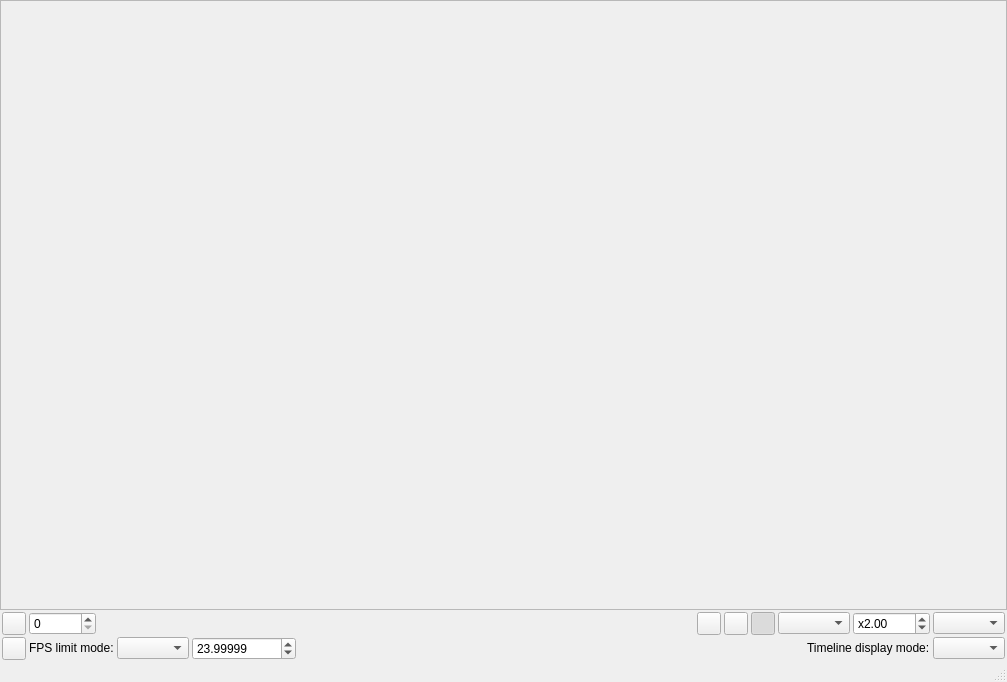
<?xml version="1.0" encoding="UTF-8"?>
<ui version="4.0">
 <class>PreviewDialog</class>
 <widget class="QMainWindow" name="PreviewDialog">
  <property name="geometry">
   <rect>
    <x>0</x>
    <y>0</y>
    <width>1007</width>
    <height>682</height>
   </rect>
  </property>
  <property name="acceptDrops">
   <bool>true</bool>
  </property>
  <property name="windowTitle">
   <string>Preview</string>
  </property>
  <widget class="QWidget" name="centralWidget">
   <layout class="QVBoxLayout" name="verticalLayout_2">
    <property name="spacing">
     <number>2</number>
    </property>
    <property name="leftMargin">
     <number>0</number>
    </property>
    <property name="topMargin">
     <number>0</number>
    </property>
    <property name="rightMargin">
     <number>0</number>
    </property>
    <property name="bottomMargin">
     <number>0</number>
    </property>
    <item>
     <widget class="QScrollArea" name="scrollArea">
      <property name="focusPolicy">
       <enum>Qt::NoFocus</enum>
      </property>
      <property name="widgetResizable">
       <bool>true</bool>
      </property>
      <widget class="QWidget" name="scrollAreaWidgetContents">
       <property name="geometry">
        <rect>
         <x>0</x>
         <y>0</y>
         <width>1005</width>
         <height>569</height>
        </rect>
       </property>
       <property name="focusPolicy">
        <enum>Qt::NoFocus</enum>
       </property>
       <layout class="QVBoxLayout" name="verticalLayout">
        <property name="spacing">
         <number>0</number>
        </property>
        <property name="leftMargin">
         <number>0</number>
        </property>
        <property name="topMargin">
         <number>0</number>
        </property>
        <property name="rightMargin">
         <number>0</number>
        </property>
        <property name="bottomMargin">
         <number>0</number>
        </property>
        <item>
         <widget class="QLabel" name="previewArea">
          <property name="focusPolicy">
           <enum>Qt::NoFocus</enum>
          </property>
          <property name="lineWidth">
           <number>1</number>
          </property>
          <property name="text">
           <string/>
          </property>
          <property name="alignment">
           <set>Qt::AlignLeading|Qt::AlignLeft|Qt::AlignTop</set>
          </property>
         </widget>
        </item>
       </layout>
      </widget>
     </widget>
    </item>
    <item>
     <layout class="QHBoxLayout" name="horizontalLayout">
      <property name="spacing">
       <number>3</number>
      </property>
      <property name="leftMargin">
       <number>2</number>
      </property>
      <property name="rightMargin">
       <number>2</number>
      </property>
      <item>
       <widget class="QToolButton" name="timeLineCheckButton">
        <property name="focusPolicy">
         <enum>Qt::ClickFocus</enum>
        </property>
        <property name="toolTip">
         <string>Timeline</string>
        </property>
        <property name="icon">
         <iconset resource="../res/resources.qrc">
          <normaloff>:/buttons/timeline_frames.png</normaloff>:/buttons/timeline_frames.png</iconset>
        </property>
        <property name="checkable">
         <bool>true</bool>
        </property>
       </widget>
      </item>
      <item>
       <widget class="QSpinBox" name="frameNumberSpinBox">
        <property name="sizePolicy">
         <sizepolicy hsizetype="Minimum" vsizetype="Fixed">
          <horstretch>0</horstretch>
          <verstretch>0</verstretch>
         </sizepolicy>
        </property>
        <property name="focusPolicy">
         <enum>Qt::ClickFocus</enum>
        </property>
        <property name="keyboardTracking">
         <bool>false</bool>
        </property>
        <property name="maximum">
         <number>999999999</number>
        </property>
       </widget>
      </item>
      <item>
       <widget class="TimeLineSlider" name="frameNumberSlider" native="true">
        <property name="sizePolicy">
         <sizepolicy hsizetype="Expanding" vsizetype="Preferred">
          <horstretch>0</horstretch>
          <verstretch>0</verstretch>
         </sizepolicy>
        </property>
        <property name="focusPolicy">
         <enum>Qt::ClickFocus</enum>
        </property>
       </widget>
      </item>
      <item>
       <widget class="QToolButton" name="frameToClipboardButton">
        <property name="focusPolicy">
         <enum>Qt::ClickFocus</enum>
        </property>
        <property name="toolTip">
         <string>Copy frame to clipboard</string>
        </property>
        <property name="icon">
         <iconset resource="../res/resources.qrc">
          <normaloff>:/buttons/image_to_clipboard.png</normaloff>:/buttons/image_to_clipboard.png</iconset>
        </property>
       </widget>
      </item>
      <item>
       <widget class="QToolButton" name="saveSnapshotButton">
        <property name="focusPolicy">
         <enum>Qt::ClickFocus</enum>
        </property>
        <property name="toolTip">
         <string>Save snapshot</string>
        </property>
        <property name="icon">
         <iconset resource="../res/resources.qrc">
          <normaloff>:/buttons/picture_save.png</normaloff>:/buttons/picture_save.png</iconset>
        </property>
       </widget>
      </item>
      <item>
       <widget class="QToolButton" name="zoomCheckButton">
        <property name="focusPolicy">
         <enum>Qt::ClickFocus</enum>
        </property>
        <property name="toolTip">
         <string>Zoom</string>
        </property>
        <property name="icon">
         <iconset resource="../res/resources.qrc">
          <normaloff>:/buttons/zoom.png</normaloff>:/buttons/zoom.png</iconset>
        </property>
        <property name="checkable">
         <bool>true</bool>
        </property>
        <property name="checked">
         <bool>true</bool>
        </property>
       </widget>
      </item>
      <item>
       <widget class="QComboBox" name="zoomModeComboBox">
        <property name="sizePolicy">
         <sizepolicy hsizetype="Minimum" vsizetype="Fixed">
          <horstretch>0</horstretch>
          <verstretch>0</verstretch>
         </sizepolicy>
        </property>
        <property name="focusPolicy">
         <enum>Qt::ClickFocus</enum>
        </property>
       </widget>
      </item>
      <item>
       <widget class="QDoubleSpinBox" name="zoomRatioSpinBox">
        <property name="focusPolicy">
         <enum>Qt::ClickFocus</enum>
        </property>
        <property name="keyboardTracking">
         <bool>false</bool>
        </property>
        <property name="prefix">
         <string>x</string>
        </property>
        <property name="minimum">
         <double>0.010000000000000</double>
        </property>
        <property name="maximum">
         <double>1024.000000000000000</double>
        </property>
        <property name="singleStep">
         <double>0.100000000000000</double>
        </property>
        <property name="value">
         <double>2.000000000000000</double>
        </property>
       </widget>
      </item>
      <item>
       <widget class="QComboBox" name="scaleModeComboBox">
        <property name="focusPolicy">
         <enum>Qt::ClickFocus</enum>
        </property>
       </widget>
      </item>
     </layout>
    </item>
    <item>
     <layout class="QHBoxLayout" name="horizontalLayout_2">
      <property name="spacing">
       <number>3</number>
      </property>
      <property name="leftMargin">
       <number>2</number>
      </property>
      <property name="rightMargin">
       <number>2</number>
      </property>
      <item>
       <widget class="QToolButton" name="playButton">
        <property name="focusPolicy">
         <enum>Qt::ClickFocus</enum>
        </property>
        <property name="text">
         <string/>
        </property>
        <property name="icon">
         <iconset resource="../res/resources.qrc">
          <normaloff>:/buttons/play_green.png</normaloff>:/buttons/play_green.png</iconset>
        </property>
        <property name="checkable">
         <bool>true</bool>
        </property>
       </widget>
      </item>
      <item>
       <widget class="QLabel" name="labelFpsLimitMode">
        <property name="focusPolicy">
         <enum>Qt::ClickFocus</enum>
        </property>
        <property name="text">
         <string>FPS limit mode:</string>
        </property>
       </widget>
      </item>
      <item>
       <widget class="QComboBox" name="playFpsLimitModeComboBox">
        <property name="sizePolicy">
         <sizepolicy hsizetype="Preferred" vsizetype="Fixed">
          <horstretch>0</horstretch>
          <verstretch>0</verstretch>
         </sizepolicy>
        </property>
        <property name="focusPolicy">
         <enum>Qt::ClickFocus</enum>
        </property>
       </widget>
      </item>
      <item>
       <widget class="QDoubleSpinBox" name="playFpsLimitSpinBox">
        <property name="focusPolicy">
         <enum>Qt::ClickFocus</enum>
        </property>
        <property name="decimals">
         <number>5</number>
        </property>
        <property name="maximum">
         <double>100000.000000000000000</double>
        </property>
        <property name="value">
         <double>23.999990000000000</double>
        </property>
       </widget>
      </item>
      <item>
       <spacer name="horizontalSpacer">
        <property name="focusPolicy">
         <enum>Qt::ClickFocus</enum>
        </property>
        <property name="orientation">
         <enum>Qt::Horizontal</enum>
        </property>
        <property name="sizeHint" stdset="0">
         <size>
          <width>40</width>
          <height>20</height>
         </size>
        </property>
       </spacer>
      </item>
      <item>
       <widget class="QLabel" name="timeLineModeLabel">
        <property name="focusPolicy">
         <enum>Qt::ClickFocus</enum>
        </property>
        <property name="text">
         <string>Timeline display mode:</string>
        </property>
        <property name="margin">
         <number>2</number>
        </property>
       </widget>
      </item>
      <item>
       <widget class="QComboBox" name="timeLineModeComboBox">
        <property name="sizePolicy">
         <sizepolicy hsizetype="Minimum" vsizetype="Fixed">
          <horstretch>0</horstretch>
          <verstretch>0</verstretch>
         </sizepolicy>
        </property>
        <property name="focusPolicy">
         <enum>Qt::ClickFocus</enum>
        </property>
       </widget>
      </item>
     </layout>
    </item>
   </layout>
  </widget>
  <widget class="QMenuBar" name="menuBar">
   <property name="geometry">
    <rect>
     <x>0</x>
     <y>0</y>
     <width>1007</width>
     <height>26</height>
    </rect>
   </property>
  </widget>
  <widget class="QStatusBar" name="statusBar"/>
 </widget>
 <layoutdefault spacing="6" margin="11"/>
 <customwidgets>
  <customwidget>
   <class>TimeLineSlider</class>
   <extends>QWidget</extends>
   <header>./preview/timeline_slider.h</header>
   <container>1</container>
  </customwidget>
 </customwidgets>
 <resources>
  <include location="../res/resources.qrc"/>
 </resources>
 <connections/>
</ui>
